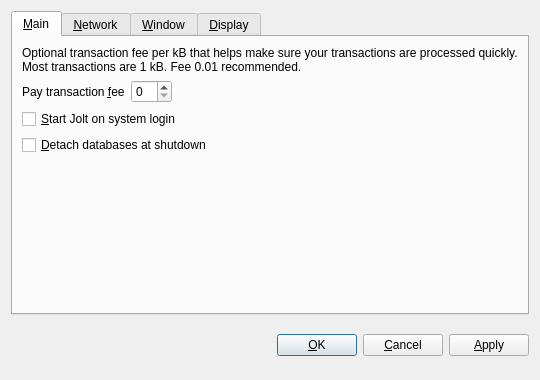
<?xml version="1.0" encoding="UTF-8"?>
<ui version="4.0">
 <class>OptionsDialog</class>
 <widget class="QDialog" name="OptionsDialog">
  <property name="geometry">
   <rect>
    <x>0</x>
    <y>0</y>
    <width>540</width>
    <height>380</height>
   </rect>
  </property>
  <property name="windowTitle">
   <string>Options</string>
  </property>
  <property name="modal">
   <bool>true</bool>
  </property>
  <layout class="QVBoxLayout" name="verticalLayout">
   <item>
    <widget class="QTabWidget" name="tabWidget">
     <property name="tabPosition">
      <enum>QTabWidget::North</enum>
     </property>
     <property name="currentIndex">
      <number>0</number>
     </property>
     <widget class="QWidget" name="tabMain">
      <attribute name="title">
       <string>&amp;Main</string>
      </attribute>
      <layout class="QVBoxLayout" name="verticalLayout_Main">
       <item>
        <widget class="QLabel" name="transactionFeeInfoLabel">
         <property name="text">
          <string>Optional transaction fee per kB that helps make sure your transactions are processed quickly. Most transactions are 1 kB. Fee 0.01 recommended.</string>
         </property>
         <property name="textFormat">
          <enum>Qt::PlainText</enum>
         </property>
         <property name="wordWrap">
          <bool>true</bool>
         </property>
        </widget>
       </item>
       <item>
        <layout class="QHBoxLayout" name="horizontalLayout_Main">
         <item>
          <widget class="QLabel" name="transactionFeeLabel">
           <property name="text">
            <string>Pay transaction &amp;fee</string>
           </property>
           <property name="textFormat">
            <enum>Qt::PlainText</enum>
           </property>
           <property name="buddy">
            <cstring>transactionFee</cstring>
           </property>
          </widget>
         </item>
         <item>
          <widget class="BitcoinAmountField" name="transactionFee"/>
         </item>
         <item>
          <spacer name="horizontalSpacer_Main">
           <property name="orientation">
            <enum>Qt::Horizontal</enum>
           </property>
           <property name="sizeHint" stdset="0">
            <size>
             <width>40</width>
             <height>20</height>
            </size>
           </property>
          </spacer>
         </item>
        </layout>
       </item>
       <item>
        <widget class="QCheckBox" name="bitcoinAtStartup">
         <property name="toolTip">
          <string>Automatically start Jolt after logging in to the system.</string>
         </property>
         <property name="text">
          <string>&amp;Start Jolt on system login</string>
         </property>
        </widget>
       </item>
       <item>
        <widget class="QCheckBox" name="detachDatabases">
         <property name="toolTip">
          <string>Detach block and address databases at shutdown. This means they can be moved to another data directory, but it slows down shutdown. The wallet is always detached.</string>
         </property>
         <property name="text">
          <string>&amp;Detach databases at shutdown</string>
         </property>
        </widget>
       </item>
       <item>
        <spacer name="verticalSpacer_Main">
         <property name="orientation">
          <enum>Qt::Vertical</enum>
         </property>
         <property name="sizeHint" stdset="0">
          <size>
           <width>20</width>
           <height>40</height>
          </size>
         </property>
        </spacer>
       </item>
      </layout>
     </widget>
     <widget class="QWidget" name="tabNetwork">
      <attribute name="title">
       <string>&amp;Network</string>
      </attribute>
      <layout class="QVBoxLayout" name="verticalLayout_Network">
       <item>
        <widget class="QCheckBox" name="mapPortUpnp">
         <property name="toolTip">
          <string>Automatically open the Jolt client port on the router. This only works when your router supports UPnP and it is enabled.</string>
         </property>
         <property name="text">
          <string>Map port using &amp;UPnP</string>
         </property>
        </widget>
       </item>
       <item>
        <widget class="QCheckBox" name="connectSocks">
         <property name="toolTip">
          <string>Connect to the Jolt network through a SOCKS proxy (e.g. when connecting through Tor).</string>
         </property>
         <property name="text">
          <string>&amp;Connect through SOCKS proxy:</string>
         </property>
        </widget>
       </item>
       <item>
        <layout class="QHBoxLayout" name="horizontalLayout_Network">
         <item>
          <widget class="QLabel" name="proxyIpLabel">
           <property name="text">
            <string>Proxy &amp;IP:</string>
           </property>
           <property name="textFormat">
            <enum>Qt::PlainText</enum>
           </property>
           <property name="buddy">
            <cstring>proxyIp</cstring>
           </property>
          </widget>
         </item>
         <item>
          <widget class="QValidatedLineEdit" name="proxyIp">
           <property name="maximumSize">
            <size>
             <width>140</width>
             <height>16777215</height>
            </size>
           </property>
           <property name="toolTip">
            <string>IP address of the proxy (e.g. 127.0.0.1)</string>
           </property>
          </widget>
         </item>
         <item>
          <widget class="QLabel" name="proxyPortLabel">
           <property name="text">
            <string>&amp;Port:</string>
           </property>
           <property name="textFormat">
            <enum>Qt::PlainText</enum>
           </property>
           <property name="buddy">
            <cstring>proxyPort</cstring>
           </property>
          </widget>
         </item>
         <item>
          <widget class="QLineEdit" name="proxyPort">
           <property name="maximumSize">
            <size>
             <width>55</width>
             <height>16777215</height>
            </size>
           </property>
           <property name="toolTip">
            <string>Port of the proxy (e.g. 9050)</string>
           </property>
          </widget>
         </item>
         <item>
          <widget class="QLabel" name="socksVersionLabel">
           <property name="text">
            <string>SOCKS &amp;Version:</string>
           </property>
           <property name="textFormat">
            <enum>Qt::PlainText</enum>
           </property>
           <property name="buddy">
            <cstring>socksVersion</cstring>
           </property>
          </widget>
         </item>
         <item>
          <widget class="QValueComboBox" name="socksVersion">
           <property name="toolTip">
            <string>SOCKS version of the proxy (e.g. 5)</string>
           </property>
          </widget>
         </item>
         <item>
          <spacer name="horizontalSpacer_Network">
           <property name="orientation">
            <enum>Qt::Horizontal</enum>
           </property>
           <property name="sizeHint" stdset="0">
            <size>
             <width>40</width>
             <height>20</height>
            </size>
           </property>
          </spacer>
         </item>
        </layout>
       </item>
       <item>
        <spacer name="verticalSpacer_Network">
         <property name="orientation">
          <enum>Qt::Vertical</enum>
         </property>
         <property name="sizeHint" stdset="0">
          <size>
           <width>20</width>
           <height>40</height>
          </size>
         </property>
        </spacer>
       </item>
      </layout>
     </widget>
     <widget class="QWidget" name="tabWindow">
      <attribute name="title">
       <string>&amp;Window</string>
      </attribute>
      <layout class="QVBoxLayout" name="verticalLayout_Window">
       <item>
        <widget class="QCheckBox" name="minimizeToTray">
         <property name="toolTip">
          <string>Show only a tray icon after minimizing the window.</string>
         </property>
         <property name="text">
          <string>&amp;Minimize to the tray instead of the taskbar</string>
         </property>
        </widget>
       </item>
       <item>
        <widget class="QCheckBox" name="minimizeOnClose">
         <property name="toolTip">
          <string>Minimize instead of exit the application when the window is closed. When this option is enabled, the application will be closed only after selecting Quit in the menu.</string>
         </property>
         <property name="text">
          <string>M&amp;inimize on close</string>
         </property>
        </widget>
       </item>
       <item>
        <spacer name="verticalSpacer_Window">
         <property name="orientation">
          <enum>Qt::Vertical</enum>
         </property>
         <property name="sizeHint" stdset="0">
          <size>
           <width>20</width>
           <height>40</height>
          </size>
         </property>
        </spacer>
       </item>
      </layout>
     </widget>
     <widget class="QWidget" name="tabDisplay">
      <attribute name="title">
       <string>&amp;Display</string>
      </attribute>
      <layout class="QVBoxLayout" name="verticalLayout_Display">
       <item>
        <layout class="QHBoxLayout" name="horizontalLayout_1_Display">
         <item>
          <widget class="QLabel" name="langLabel">
           <property name="text">
            <string>User Interface &amp;language:</string>
           </property>
           <property name="textFormat">
            <enum>Qt::PlainText</enum>
           </property>
           <property name="buddy">
            <cstring>lang</cstring>
           </property>
          </widget>
         </item>
         <item>
          <widget class="QValueComboBox" name="lang">
           <property name="toolTip">
            <string>The user interface language can be set here. This setting will take effect after restarting Jolt.</string>
           </property>
          </widget>
         </item>
        </layout>
       </item>
       <item>
        <layout class="QHBoxLayout" name="horizontalLayout_2_Display">
         <item>
          <widget class="QLabel" name="unitLabel">
           <property name="text">
            <string>&amp;Unit to show amounts in:</string>
           </property>
           <property name="textFormat">
            <enum>Qt::PlainText</enum>
           </property>
           <property name="buddy">
            <cstring>unit</cstring>
           </property>
          </widget>
         </item>
         <item>
          <widget class="QValueComboBox" name="unit">
           <property name="toolTip">
            <string>Choose the default subdivision unit to show in the interface and when sending coins.</string>
           </property>
          </widget>
         </item>
        </layout>
       </item>
       <item>
        <widget class="QCheckBox" name="displayAddresses">
         <property name="toolTip">
          <string>Whether to show Jolt addresses in the transaction list or not.</string>
         </property>
         <property name="text">
          <string>&amp;Display addresses in transaction list</string>
         </property>
        </widget>
       </item>
       <item>
        <widget class="QCheckBox" name="coinControlFeatures">
         <property name="toolTip">
          <string>Whether to show coin control features or not.</string>
         </property>
         <property name="text">
          <string>Display coin &amp;control features (experts only!)</string>
         </property>
        </widget>
       </item>
       <item>
        <spacer name="verticalSpacer_Display">
         <property name="orientation">
          <enum>Qt::Vertical</enum>
         </property>
         <property name="sizeHint" stdset="0">
          <size>
           <width>20</width>
           <height>40</height>
          </size>
         </property>
        </spacer>
       </item>
      </layout>
     </widget>
    </widget>
   </item>
   <item>
    <layout class="QHBoxLayout" name="horizontalLayout_Buttons">
     <item>
      <spacer name="horizontalSpacer_1">
       <property name="orientation">
        <enum>Qt::Horizontal</enum>
       </property>
       <property name="sizeHint" stdset="0">
        <size>
         <width>40</width>
         <height>48</height>
        </size>
       </property>
      </spacer>
     </item>
     <item>
      <widget class="QLabel" name="statusLabel">
       <property name="font">
        <font>
         <weight>75</weight>
         <bold>true</bold>
        </font>
       </property>
       <property name="text">
        <string/>
       </property>
       <property name="textFormat">
        <enum>Qt::PlainText</enum>
       </property>
       <property name="wordWrap">
        <bool>true</bool>
       </property>
      </widget>
     </item>
     <item>
      <spacer name="horizontalSpacer_2">
       <property name="orientation">
        <enum>Qt::Horizontal</enum>
       </property>
       <property name="sizeHint" stdset="0">
        <size>
         <width>40</width>
         <height>48</height>
        </size>
       </property>
      </spacer>
     </item>
     <item>
      <widget class="QPushButton" name="okButton">
       <property name="text">
        <string>&amp;OK</string>
       </property>
      </widget>
     </item>
     <item>
      <widget class="QPushButton" name="cancelButton">
       <property name="text">
        <string>&amp;Cancel</string>
       </property>
       <property name="autoDefault">
        <bool>false</bool>
       </property>
      </widget>
     </item>
     <item>
      <widget class="QPushButton" name="applyButton">
       <property name="text">
        <string>&amp;Apply</string>
       </property>
       <property name="autoDefault">
        <bool>false</bool>
       </property>
      </widget>
     </item>
    </layout>
   </item>
  </layout>
 </widget>
 <customwidgets>
  <customwidget>
   <class>BitcoinAmountField</class>
   <extends>QSpinBox</extends>
   <header>bitcoinamountfield.h</header>
  </customwidget>
  <customwidget>
   <class>QValueComboBox</class>
   <extends>QComboBox</extends>
   <header>qvaluecombobox.h</header>
  </customwidget>
  <customwidget>
   <class>QValidatedLineEdit</class>
   <extends>QLineEdit</extends>
   <header>qvalidatedlineedit.h</header>
  </customwidget>
 </customwidgets>
 <resources/>
 <connections/>
</ui>
